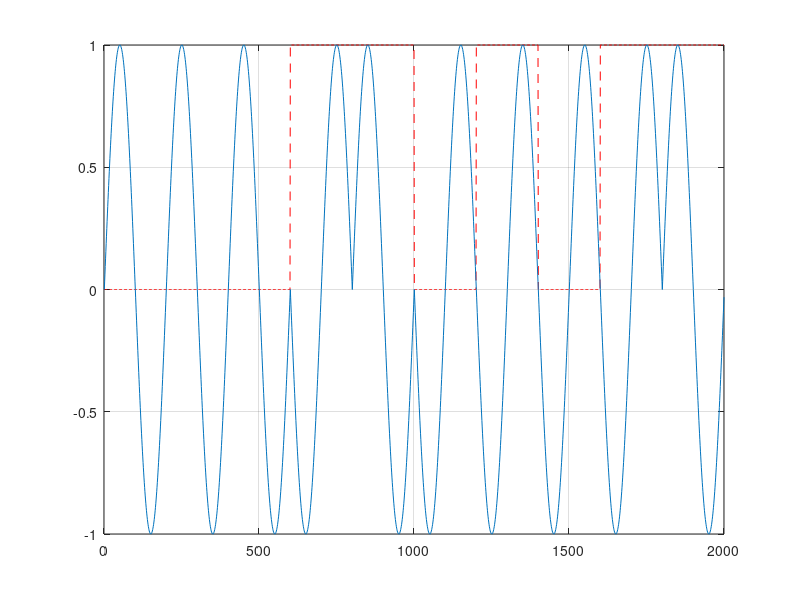

This figure's MATLAB source:
a=[0 0 0 1 1 0 1 0 1 1];
K=length(a)
a3=a;
a2=a;
for j=[2:1:K]
if a(j)==a(j-1)
a2(j)=0;
else
a2(j)=1;
end
end
a
a=a2;
a
initial_phase=pi;
f1=1;
N=200;
i=[0:1:N-1];
sin2=sin(2*pi*f1*i/N);
sin1=sin(2*pi*f1*i/N+pi);
for j=[1:1:K]
for i=[1:1:N]
yout(N*(j-1)+i)=a(j)*sin1(i)+(1-a(j))*sin2(i);
end
end
sin22=sin2;

sin11=sin1;
for j=[1:1:K-1]
sin22=[sin22 sin2];
sin11=[sin11 sin1];
end
a=a3;
for j=[1:1:K]
for i=[1:1:N]
a1(N*(j-1)+i)=a(j);
end
end
figure(1);
plot(a1,'--r');
hold on;
plot(yout);
grid on;